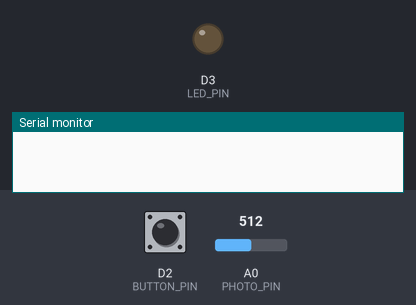
Bench run of a sketch on a simulated Arduino Zero (SAMD21). Parts: output pins drawn as LEDs (lit = HIGH), the last lines printed to the serial monitor. The inputs (shaded band) are chosen by the test bench; at power-on: D2 (BUTTON_PIN) LOW, A0 (PHOTO_PIN) = 512 (analog values on the 0–1023 scale).

Above: at 1.2 s.
1.3 s: D2 (BUTTON_PIN) pulled HIGH for 0.15 s
At 1.4 s:
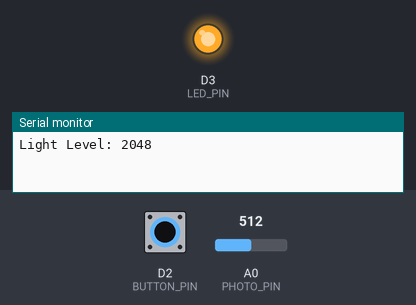
3.0 s: D2 (BUTTON_PIN) pulled HIGH for 3.2 s
At 7.4 s:
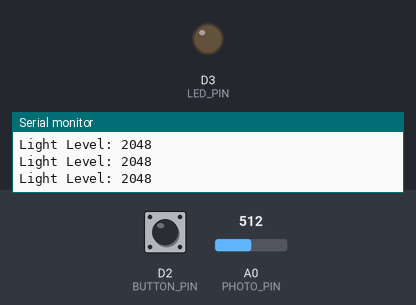
Timing chart, 0 to 8.9 s (numbered marks = the images above; inputs shaded):
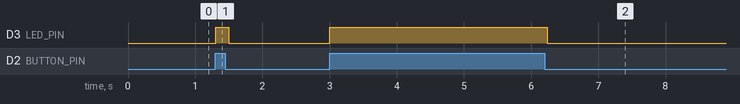

The sketch:

circuit-tester.ino
```cpp
const int PHOTO_PIN = A0;
const int BUTTON_PIN = 2;
const int LED_PIN = 3;
const int NUM_SAMPLES = 10;

void setup() {
  Serial.begin(9600);
  analogReadResolution(12);
  pinMode(PHOTO_PIN, INPUT);
  pinMode(BUTTON_PIN, INPUT);
  pinMode(LED_PIN, OUTPUT);
}

void loop() {
  if (digitalRead(BUTTON_PIN) == HIGH) {
    long sum = 0;

    for(int i = 0; i < NUM_SAMPLES; i++) {
      sum += analogRead(PHOTO_PIN);
      delayMicroseconds(100);
    }

    int lightLevel = sum / NUM_SAMPLES;

    Serial.print("Light Level: ");
    Serial.println(lightLevel);

    digitalWrite(LED_PIN, HIGH);

    delay(200); // Debounce - prevents multiple readings from one press
  } else {
    digitalWrite(LED_PIN, LOW);
  }


}
```

Measured:
- after the input at 1.3 s, D3 (LED_PIN): LOW → HIGH at once, → LOW 0.20 s later
- after the input at 3.0 s, D3 (LED_PIN): LOW → HIGH at once, → LOW 3.2 s later
